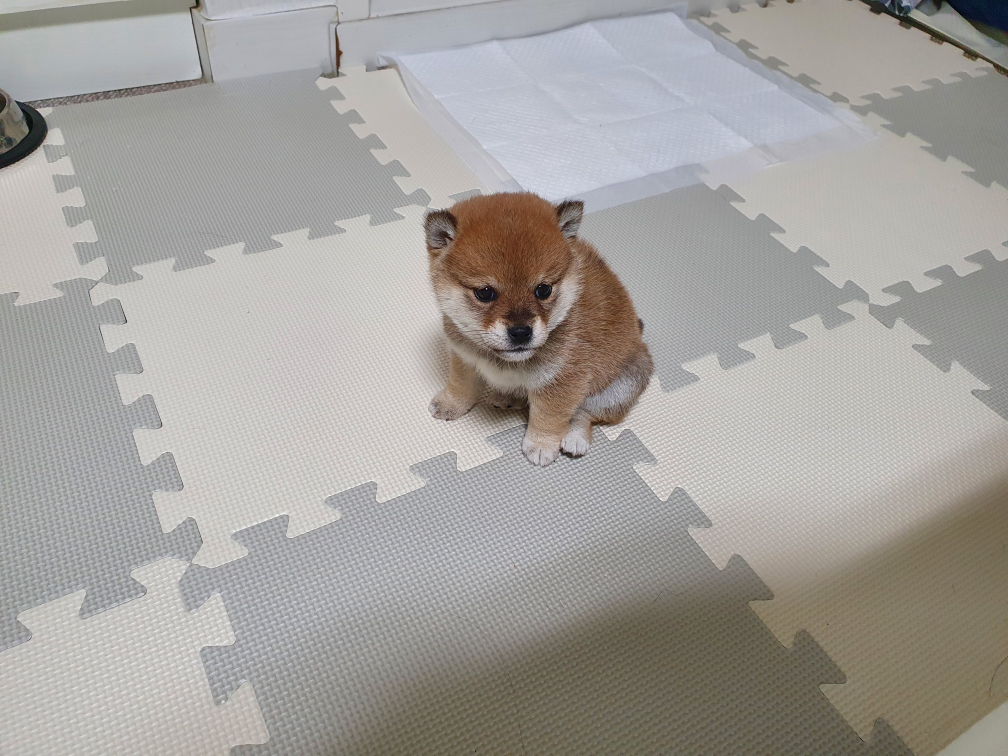
//> input picture ImageProcessing/Homework0421/Nana2.jpg, 4032 x 3024 px (shown at 1/4 size)
$ ./Homework03   (built with g++ and OpenCV 4)
//> lines starting //> are read from the running program, lines starting //| are printed output that depends on the picture; after the words box and inside, x2 and y2 are one past the last pixel; in counts of white or black regions, pixels touching at a corner belong together
#include <opencv2/opencv.hpp>
using namespace std;
using namespace cv;


void calc_Histo(const Mat& image, Mat& hist, int bins, int range_max = 256)
{
	int histSize[] = { bins };
	float range[] = { 0, (float)range_max };
	int channels[] = { 0 };
	const float* ranges[] = { range };

	calcHist(&image, 1, channels, Mat(), hist, 1, histSize, ranges);
}

void draw_Histo(Mat hist, Mat& hist_img, Size size = Size(256, 200))
{
	hist_img = Mat(size, CV_8U, Scalar(255));
	float bin = (float)hist_img.cols / hist.rows;
	normalize(hist, hist, 0, hist_img.rows, NORM_MINMAX);

	for (int i = 0; i < hist.rows; ++i)
	{
		float start_x = i * bin;
		float end_x = (i + 1) * bin;
		Point2f pt1(start_x, 0);
		Point2f pt2(end_x, hist.at <float>(i));
		if (pt2.y > 0)
			rectangle(hist_img, pt1, pt2, Scalar(0), -1);
	}
	flip(hist_img, hist_img, 0);
}

int main()
{
	Mat image = imread("../Homework0421/Nana2.jpg", IMREAD_GRAYSCALE);
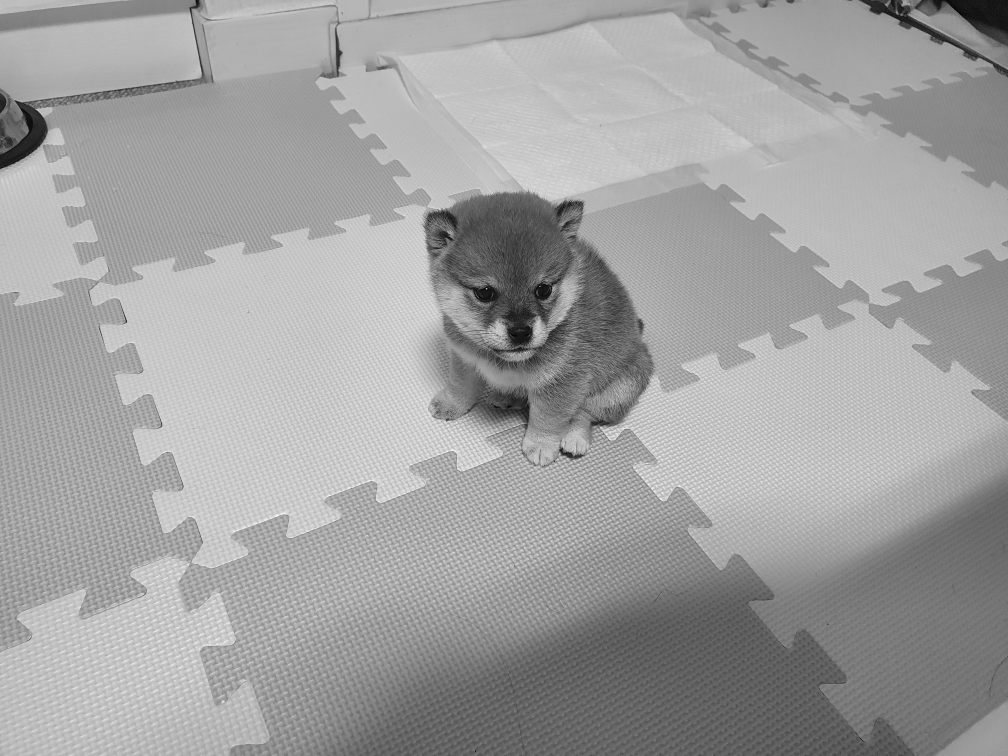
//> image: 3024 rows x 4032 cols, CV_8UC1 (shown at 1/4 size); min 0, max 255, mean 160.8
	Size size(0, 0);
	resize(image, image, size, 0.2, 0.2, INTER_LINEAR);
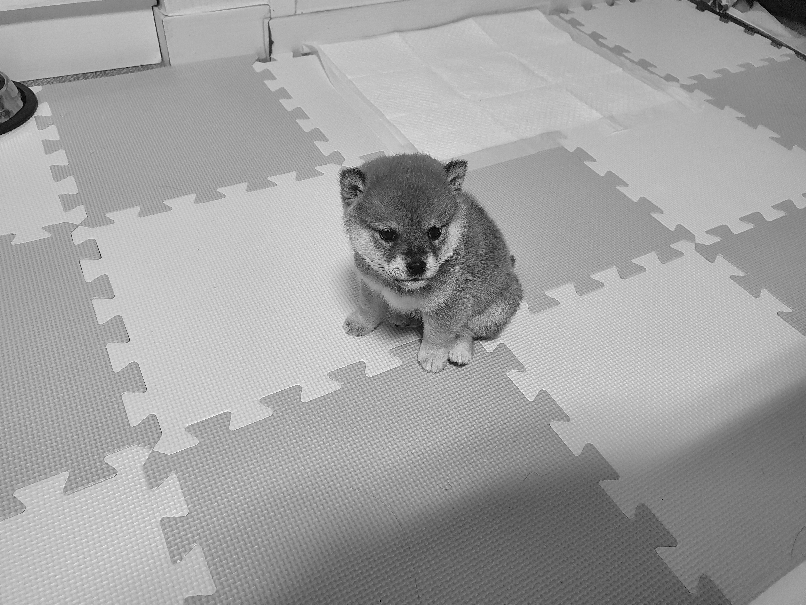
//> image: 605 rows x 806 cols, CV_8UC1; min 0, max 255, mean 160.8
	CV_Assert(!image.empty());

	Mat hist, hist_img;
	calc_Histo(image, hist, 256);
//> in calc_Histo, `calcHist(&image, 1, channels, Mat(), hist, 1, histSize, ranges);`: hist = 256 values, max 7270 at index 185, min 1 at index 0, mean 1904.8
	draw_Histo(hist, hist_img);
//> in draw_Histo, `hist_img = Mat(size, CV_8U, Scalar(255));`: hist_img: 200 rows x 256 cols, CV_8UC1; every value is 255
//> in draw_Histo, `normalize(hist, hist, 0, hist_img.rows, NORM_MINMAX);`: hist = 256 values, max 200 at index 185, min 0 at index 0, mean 52.38
//> the loop in draw_Histo, `for (int i = 0; i < hist.rows; ++i)` made 256 passes
//> pt2 on passes 1 to 3: Point(1, 0), Point(2, 0.055), Point(3, 0.22)
//> after the loop in draw_Histo, `for (int i = 0; i < hist.rows; ++i)`:
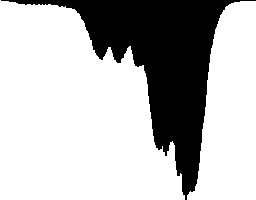
//> hist_img: 200 rows x 256 cols, CV_8UC1; 72.8% white; 1 black region, box (x1, y1, x2, y2) and area: (1, 0, 256, 200) 13944
//> in draw_Histo, `flip(hist_img, hist_img, 0);`:
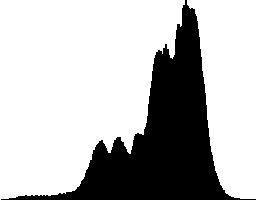
//> hist_img: 200 rows x 256 cols, CV_8UC1; 72.8% white; 1 black region, box (x1, y1, x2, y2) and area: (1, 0, 256, 200) 13944
	cout << hist.t() << endl;
//> (printed output is left out)

	imshow("image", image);
	imshow("hist", hist_img);
	waitKey();
	return 0;
}

$ run again, with ImageProcessing/Homework0421/Nana.jpg copied over ImageProcessing/Homework0421/Nana2.jpg
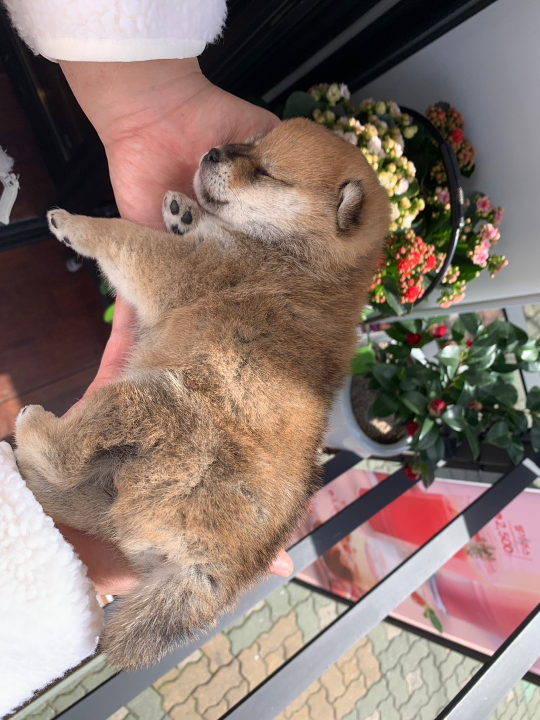
//> input picture ImageProcessing/Homework0421/Nana.jpg, 1080 x 1440 px (shown at 1/2 size)
//> in calc_Histo, `calcHist(&image, 1, channels, Mat(), hist, 1, histSize, ranges);`: hist = 256 values, max 435 at index 153, min 1 at index 0, mean 243
//> in draw_Histo, `normalize(hist, hist, 0, hist_img.rows, NORM_MINMAX);`: hist = 256 values, max 200 at index 153, min 0 at index 0, mean 111.5
//> the loop in draw_Histo, `for (int i = 0; i < hist.rows; ++i)` made 256 passes
//> pt2 on passes 1 to 3: Point(1, 0), Point(2, 16.59), Point(3, 100)
//> after the loop in draw_Histo, `for (int i = 0; i < hist.rows; ++i)`:
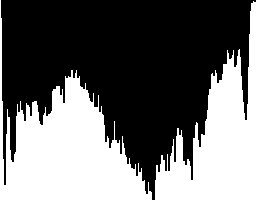
//> hist_img: 200 rows x 256 cols, CV_8UC1; 41.2% white; 2 white regions, box (x1, y1, x2, y2) and area: (0, 0, 152, 200) 11964, (155, 1, 256, 200) 9148
//> in draw_Histo, `flip(hist_img, hist_img, 0);`:
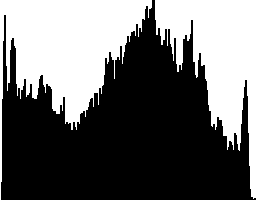
//> hist_img: 200 rows x 256 cols, CV_8UC1; 41.2% white; 2 white regions, box (x1, y1, x2, y2) and area: (0, 0, 152, 200) 11964, (155, 0, 256, 199) 9148
//> (printed output is left out)
